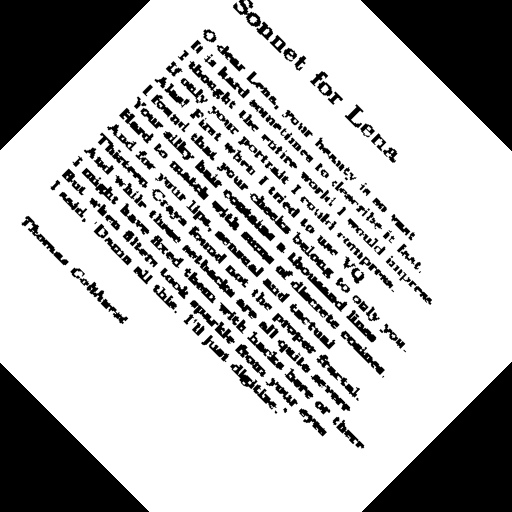
#> input picture DIP/fourier/text.jpg, 512 x 512 px
$ python fourier.py
#> lines starting #> are read from the running program, lines starting #| are printed output that depends on the picture; after the words box and inside, x2 and y2 are one past the last pixel; in counts of white or black regions, pixels touching at a corner belong together
import numpy as np
import cv2
from scipy import ndimage


# вычисляем угол наклона изображения через гистограмму
def compute_direction_histogram(img):
    mask = img > 0
    # гистограмма углов поворота от 0 до 360
    theta_img = np.zeros(361)
    for i in range(mask.shape[0]):
        for j in range(mask.shape[1]):
            if mask[i, j]:
                # arctan отношений индексов высоты к индексам ширины в градусах
                th = int(np.degrees(np.arctan2(i, j) + np.pi))
                theta_img[th] += 1
    # угол, за который проголосовало большинство оставшихся точек
    theta = theta_img.argmax() - 180
    return theta


# вычисляем угол наклона изображения через преобразование Хафа
def compute_direction_hough(img):
    img = img.astype(dtype=np.uint8)
    # все линии через преобразование Хафа
    lines = cv2.HoughLinesP(img, 1, np.pi / 180, 3)
    # оставляем линию с наибольшей длиной
    max_length = 0
    max_lines = None
    for i in range(lines.shape[0]):
        for x1, y1, x2, y2 in lines[i]:
            length = np.sqrt((x2 - x1) ** 2 + (y2 - y1) ** 2)
            if length > max_length:
                max_length = length
                max_lines = lines[i]

    # угол на который необходимо повернуть изображение
    theta = 0
    for x1, y1, x2, y2 in max_lines:
        theta = np.arctan2(x2 - x1, y2 - y1)
        theta = np.degrees(theta)
        theta = np.round(theta)
        theta = 90 - theta
        if x1 == x2:
            theta = 0
        if y1 == y2:
            theta = 90

    return theta


# визуализация действительной части двумерного преобразования Фурье
def fourier_2d(img):
    # вычисляем спектр смещенного двумерного преобразования Фурье
    img = np.fft.fft2(img)
    # Сдвиг DC коэффициента в центр изображения
    img = np.fft.fftshift(img)
    # избавляемся от мнимой части
    img = np.abs(img)
    # логарифмируем
    img = 10 * np.log(img)
    return img


if __name__ == "__main__":

    # загружаем изображение
    path = 'text.jpg'

    image = cv2.imread(path)
#> image is the input picture: shape (512, 512, 3); min 0, max 255, mean 187.3

    # перевод в градации серого
    img = cv2.cvtColor(image, cv2.COLOR_BGR2GRAY)

    # визуализация действительной части двумерного преобразования Фурье
    img = fourier_2d(img)
#> in fourier_2d, `img = 10 * np.log(img)`:
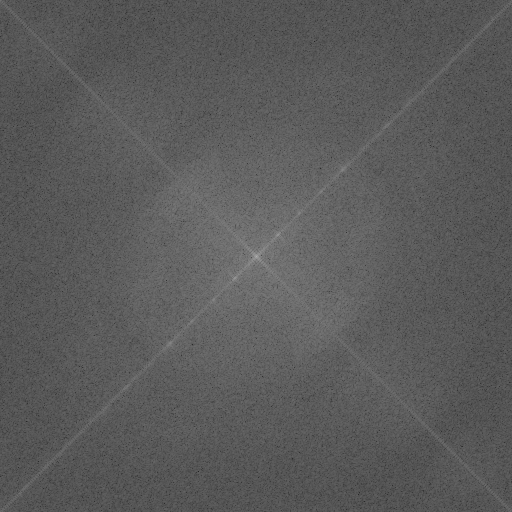
#> img: shape (512, 512) float64; min 33.76, max 177.1, mean 91

    # подавляем часть коэффициентов с помощью порога
    threshold = 125  # порог
    mask_threshold = img < threshold
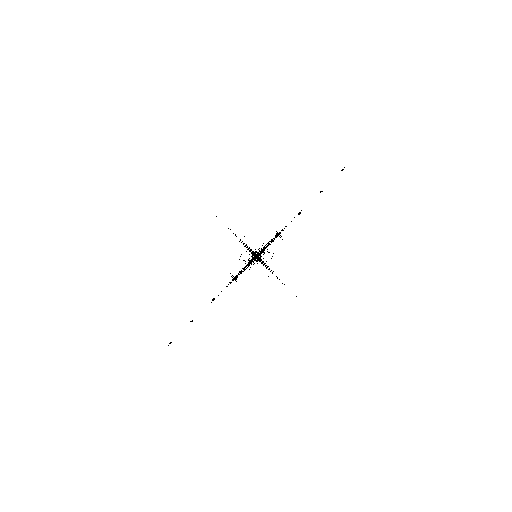
#> mask_threshold: shape (512, 512) bool; 99.8% white; black in thin lines or dots, all inside (x1, y1, x2, y2) = (168, 167, 345, 346)
    img[mask_threshold] = 0
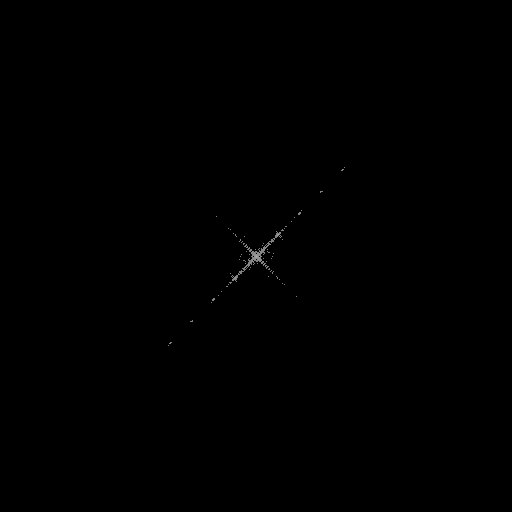
#> img: shape (512, 512) float64; min 0, max 177.1, mean 0.2

    # вычисляем угол наклона изображения

    # 1 способ
    # вычисляем угол наклона изображения через гистограмму
    # работает плохо, потому что угол лежит от 0 до np.pi/2
    # theta_his = compute_direction_histogram(img)

    # 2 способ
    # вычисляем угол наклона изображения через преобразование Хафа
    theta_hough = compute_direction_hough(img)
#> in compute_direction_hough, `lines = cv2.HoughLinesP(img, 1, np.pi / 180, 3)`: lines = 184 rows, first 6: [282, 239, 282, 239], [235, 280, 239, 271], [252, 252, 260, 260], [244, 267, 244, 270], [241, 254, 241, 254], [254, 252, 255, 251]
#> after the loop in compute_direction_hough, `for i in range(lines.shape[0]):`: max_length = 11.31; max_lines = [[252, 252, 260, 260]]
#> the loop in compute_direction_hough, `for x1, y1, x2, y2 in max_lines:` made 1 pass
#> (x1, y1, x2, y2) on pass 1: (252, 252, 260, 260)
#> theta_hough = 45

    # поворот изображения
    image = ndimage.rotate(image, theta_hough, reshape=False)
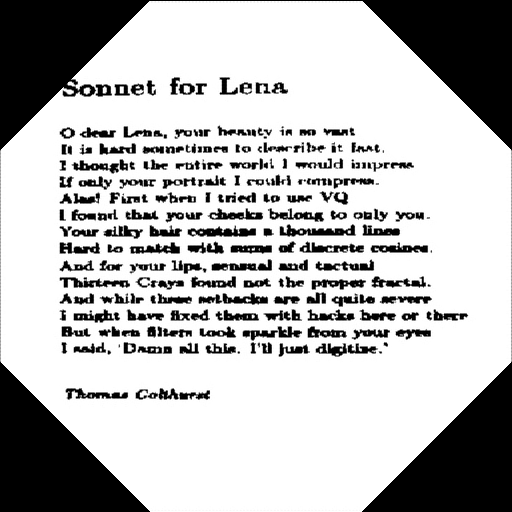
#> image: shape (512, 512, 3); min 0, max 255, mean 186.9

    # сохраняем
    cv2.imwrite('image_result.jpg', image)
